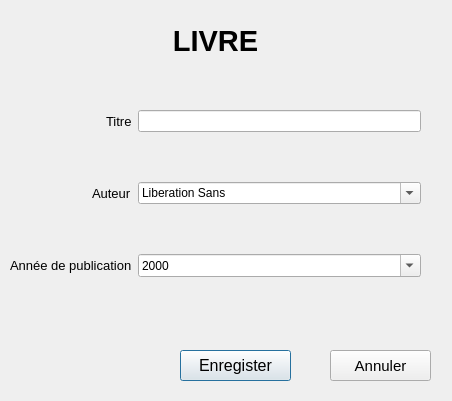
<?xml version="1.0" encoding="UTF-8"?>
<ui version="4.0">
 <class>add_modifylLvre</class>
 <widget class="QDialog" name="add_modifylLvre">
  <property name="geometry">
   <rect>
    <x>0</x>
    <y>0</y>
    <width>452</width>
    <height>401</height>
   </rect>
  </property>
  <property name="windowTitle">
   <string>Dialog</string>
  </property>
  <widget class="QPushButton" name="annuler">
   <property name="geometry">
    <rect>
     <x>330</x>
     <y>350</y>
     <width>101</width>
     <height>31</height>
    </rect>
   </property>
   <property name="font">
    <font>
     <pointsize>11</pointsize>
    </font>
   </property>
   <property name="text">
    <string>Annuler</string>
   </property>
   <property name="autoDefault">
    <bool>true</bool>
   </property>
  </widget>
  <widget class="QPushButton" name="valider">
   <property name="geometry">
    <rect>
     <x>180</x>
     <y>350</y>
     <width>111</width>
     <height>31</height>
    </rect>
   </property>
   <property name="font">
    <font>
     <pointsize>12</pointsize>
    </font>
   </property>
   <property name="text">
    <string>Enregister</string>
   </property>
   <property name="default">
    <bool>true</bool>
   </property>
  </widget>
  <widget class="QWidget" name="formLayoutWidget">
   <property name="geometry">
    <rect>
     <x>10</x>
     <y>60</y>
     <width>411</width>
     <height>261</height>
    </rect>
   </property>
   <layout class="QFormLayout" name="formLayout">
    <property name="labelAlignment">
     <set>Qt::AlignRight|Qt::AlignTrailing|Qt::AlignVCenter</set>
    </property>
    <property name="verticalSpacing">
     <number>50</number>
    </property>
    <property name="topMargin">
     <number>50</number>
    </property>
    <item row="0" column="0">
     <widget class="QLabel" name="label">
      <property name="font">
       <font>
        <pointsize>10</pointsize>
       </font>
      </property>
      <property name="text">
       <string>Titre</string>
      </property>
     </widget>
    </item>
    <item row="1" column="0">
     <widget class="QLabel" name="label_3">
      <property name="font">
       <font>
        <pointsize>10</pointsize>
       </font>
      </property>
      <property name="text">
       <string>Auteur</string>
      </property>
     </widget>
    </item>
    <item row="2" column="0">
     <widget class="QLabel" name="label_2">
      <property name="font">
       <font>
        <pointsize>10</pointsize>
       </font>
      </property>
      <property name="text">
       <string>Année de publication</string>
      </property>
     </widget>
    </item>
    <item row="0" column="1">
     <widget class="QLineEdit" name="titreEdit"/>
    </item>
    <item row="2" column="1">
     <widget class="QDateEdit" name="anneeEdit">
      <property name="currentSection">
       <enum>QDateTimeEdit::YearSection</enum>
      </property>
      <property name="displayFormat">
       <string>yyyy</string>
      </property>
      <property name="calendarPopup">
       <bool>true</bool>
      </property>
     </widget>
    </item>
    <item row="1" column="1">
     <widget class="QFontComboBox" name="auteur_edit"/>
    </item>
   </layout>
  </widget>
  <widget class="QLabel" name="label_4">
   <property name="geometry">
    <rect>
     <x>110</x>
     <y>10</y>
     <width>211</width>
     <height>61</height>
    </rect>
   </property>
   <property name="font">
    <font>
     <pointsize>22</pointsize>
     <weight>75</weight>
     <bold>true</bold>
    </font>
   </property>
   <property name="text">
    <string>LIVRE</string>
   </property>
   <property name="alignment">
    <set>Qt::AlignCenter</set>
   </property>
  </widget>
 </widget>
 <resources/>
 <connections/>
</ui>
